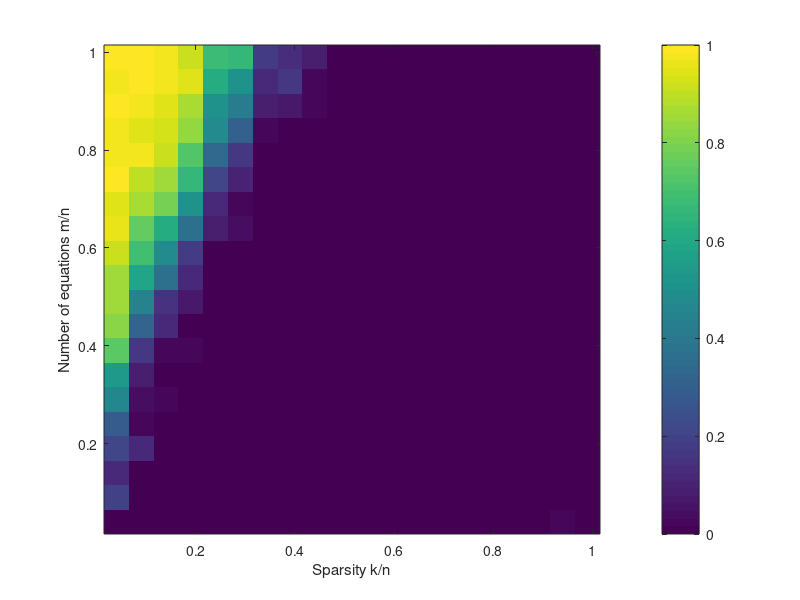

Reproduce this figure in MATLAB.
function Exercise3_2
load('data3_2.mat');

imagesc([0.04 0.99], [0.04 0.99], 1/100*data3_2')
set(gca,'YDir','normal')
xlabel('Sparsity k/n');
ylabel('Number of equations m/n');
colorbar
end
